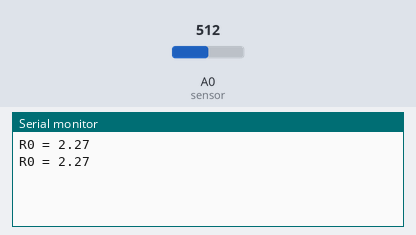
The sketch below on a simulated Arduino Uno, built with avr-gcc and run on an emulated ATmega328P. Parts: the last lines printed to the serial monitor. Inputs (shaded band) come from the test bench; at power-on: A0 (sensor) = 512.

Above: at 1.2 s.
1.3 s: A0 (sensor) set to 0
At 3.0 s:
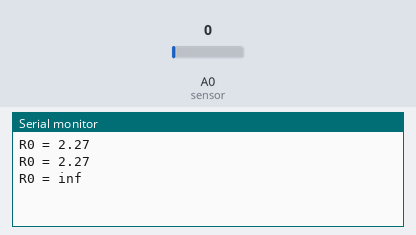
4.3 s: A0 (sensor) set to 122
At 4.7 s:
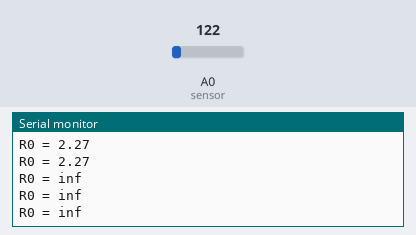

Measured:
- after the input at 1.3 s, the serial monitor: prints a new line after 0.88 s (image 1)

The sketch:

MQ4_R0.ino
```cpp
/*
Arduino MQ4 gas sensor - Geekstips.com
 This example is for calculating R0 which is
 the resistance of the sensor at a known concentration
 without the presence of other gases, or in fresh air
*/
void setup() {
  Serial.begin(9600); //Baud rate
}

void loop() {
  float sensor_volt; //Define variable for sensor voltage
  float RS_air; //Define variable for sensor resistance
  float R0; //Define variable for R0
  float sensorValue=0; //Define variable for analog readings
  for (int x = 0 ; x < 500 ; x++){
    sensorValue = sensorValue + analogRead(A0); //Add analog values of sensor 500 times
  }
  sensorValue = sensorValue / 500.0; //Take average of readings
  sensor_volt = sensorValue * (5.0 / 1023.0); //Convert average to voltage

  RS_air = ((5.0 * 10.0) / sensor_volt) - 10.0; //Calculate RS in fresh air
  R0 = RS_air / 4.4; //Calculate R0

  Serial.print("R0 = ");
  Serial.println(R0); //Display value of R0
  delay(1000);
}
```
